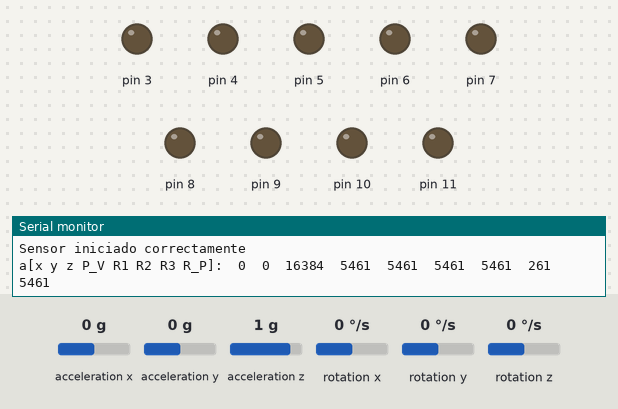
The sketch below on a simulated Arduino Uno, built with avr-gcc and run on an emulated ATmega328P. On the bench: output pins drawn as LEDs (lit = HIGH), the last lines printed to the serial monitor. The test bench sets the inputs (shaded band); at power-on: acceleration x 0 g, acceleration y 0 g, acceleration z 1 g, rotation x 0 °/s, rotation y 0 °/s, rotation z 0 °/s. The audio player accepts every command and is not drawn.

Above: at 1.7 s.
1.8 s: acceleration x set to 0.8 g
At 3.3 s:
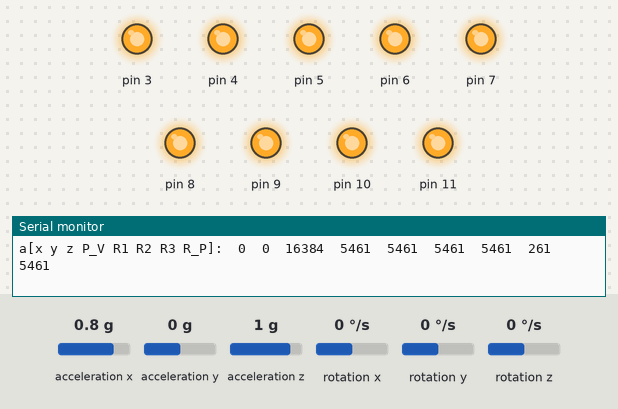
At 4.8 s:
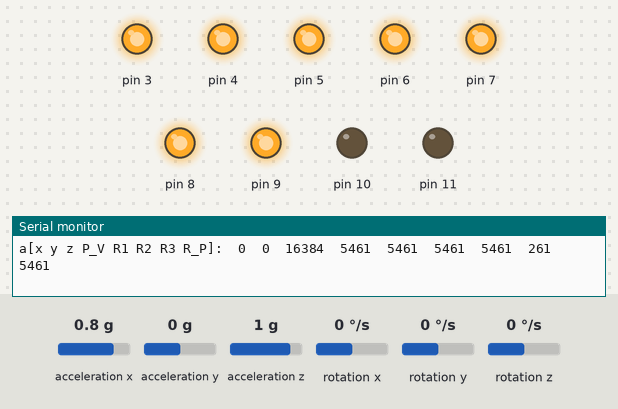
Timing chart, 0 to 13.5 s (numbered marks = the images above; inputs shaded):
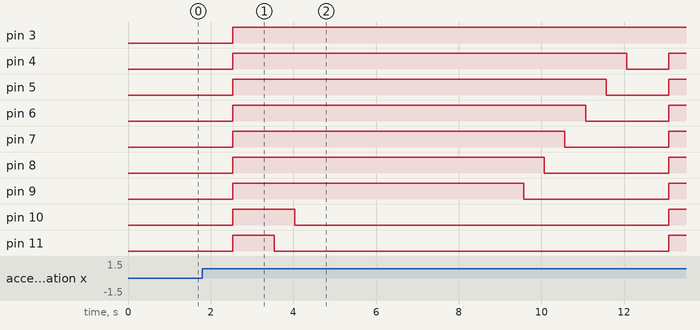

Measured:
- after the input at 1.8 s, pin 3: LOW → HIGH after 0.74 s; pin 4: LOW → HIGH after 0.74 s, → LOW 9.5 s later, → HIGH 1.0 s later; pin 5: LOW → HIGH after 0.74 s, → LOW 9.0 s later, → HIGH 1.5 s later; pin 6: LOW → HIGH after 0.74 s, → LOW 8.5 s later, → HIGH 2.0 s later; pin 7: LOW → HIGH after 0.74 s, → LOW 8.0 s later, → HIGH 2.5 s later

The sketch:

Taller__5_-_B3_.ino
```cpp
/*
   Centro educativo tecnico laboral Kinal
   Quinto perito
   Quinto electronica
   Codigo Tecnico: EB5AM
   Curso: Taller de electronica digital y reparacion de computadoras I
   Proyecto: Sensor de sismo
   Dev: Paolo Eduardo Orozco Argueta
   Fecha: 16 de julio.
*/

#include "I2Cdev.h"
#include "MPU6050.h"
#include "Wire.h"
#include <Arduino.h>
#include <DFRobotDFPlayerMini.h>
#include <SoftwareSerial.h>

SoftwareSerial softSerial(2,13);
DFRobotDFPlayerMini myDFPlayer;

MPU6050 sensor;

int unsigned ax, ay, az;
int Promedio_Valor;
int Resultado_Promedio;
int Resultado_1;
int Resultado_2;
int Resultado_3;
byte i;
int unsigned Escala;

void setup() {
  Serial.begin(9600);
  softSerial.begin(9600);
  Wire.begin();
  sensor.initialize();

  if(!myDFPlayer.begin(softSerial)){
    Serial.println("Error");
    delay(1000);
    }
  myDFPlayer.volume(29); //Definimos un volumen para el módulo de audio; abarca de 1 a 30
  myDFPlayer.EQ(DFPLAYER_EQ_NORMAL); //Indicamos la ecualización
  myDFPlayer.outputDevice(DFPLAYER_DEVICE_SD); //Indicamos que modo de almacenamiento usará

  for(byte n = 3;n<12;n++){
    pinMode(n,OUTPUT);
    digitalWrite(n,LOW);
    }

  if (sensor.testConnection()) Serial.println("Sensor iniciado correctamente");
  else Serial.println("Error al iniciar el sensor");
}

void loop() {
  sensor.getAcceleration(&ax, &ay, &az);

  for(i=0;i<3;i++){
    sensor.getAcceleration(&ax, &ay, &az);
    Promedio_Valor = (ax+ay+az)/3;
    if(i==0){
      Resultado_1 = Promedio_Valor;
      }
    if(i==1){
      Resultado_2 = Promedio_Valor;
      }
    if(i==2){
      Resultado_3 = Promedio_Valor;
      }
    }

    i=0;

  Resultado_Promedio = (Resultado_1+Resultado_2+Resultado_3)/3;
  Escala = Resultado_Promedio-5200;

  if(Resultado_Promedio>7500){
    for(byte n = 3;n<12;n++){
    digitalWrite(n,HIGH);
    }
    delay(500);
  }
  if(Resultado_Promedio>7250){
    for(byte n = 3;n<11;n++){
    digitalWrite(n,HIGH);
    }
    for(byte m = 12;m>11;m--){
    digitalWrite(m,LOW);
    }
    delay(500);
  }
  if(Resultado_Promedio>7000){
    for(byte n = 3;n<10;n++){
    digitalWrite(n,HIGH);
    }
    for(byte m = 12;m>10;m--){
    digitalWrite(m,LOW);
    }
    delay(500);
  }
  if(Resultado_Promedio>6750){
    for(byte n = 3;n<9;n++){
    digitalWrite(n,HIGH);
    }
    for(byte m = 12;m>9;m--){
    digitalWrite(m,LOW);
    }
    myDFPlayer.play(1); //Indicamos que el módulo reproduzca el archivo indicado
    delay(5000);
    delay(500);
  }
  if(Resultado_Promedio>6500){
    for(byte n = 3;n<8;n++){
    digitalWrite(n,HIGH);
    }
    for(byte m = 12;m>8;m--){
    digitalWrite(m,LOW);
    }
    delay(500);
  }
  if(Resultado_Promedio>6250){
    for(byte n = 3;n<7;n++){
    digitalWrite(n,HIGH);
    }
    for(byte m = 12;m>7;m--){
    digitalWrite(m,LOW);
    }
    delay(500);
  }
  if(Resultado_Promedio>6000){
    for(byte n = 3;n<6;n++){
    digitalWrite(n,HIGH);
    }
    for(byte m = 12;m>6;m--){
    digitalWrite(m,LOW);
    }
    delay(500);
  }
  if(Resultado_Promedio>5750){
    for(byte n = 3;n<5;n++){
    digitalWrite(n,HIGH);
    }
    for(byte m = 12;m>5;m--){
    digitalWrite(m,LOW);
    }
    delay(500);
  }
  if(Resultado_Promedio>5500){
    for(byte n = 3;n<4;n++){
    digitalWrite(n,HIGH);
    }
    for(byte m = 12;m>4;m--){
    digitalWrite(m,LOW);
    }
    delay(500);
  }
  if(Resultado_Promedio>5250){
    for(byte n = 3;n<3;n++){
    digitalWrite(n,HIGH);
    }
    for(byte m = 12;m>3;m--){
    digitalWrite(m,LOW);
    }
    delay(500);
  }

  Serial.print("a[x y z P_V R1 R2 R3 R_P]:\t");
  Serial.print(ax); Serial.print("\t");
  Serial.print(ay); Serial.print("\t");
  Serial.print(az); Serial.print("\t");
  Serial.print(Promedio_Valor); Serial.print("\t");
  Serial.print(Resultado_1); Serial.print("\t");
  Serial.print(Resultado_2); Serial.print("\t");
  Serial.print(Resultado_3); Serial.print("\t");
  Serial.print(Escala); Serial.print("\t");
  Serial.println(Resultado_Promedio);
  delay(500);
}
```
